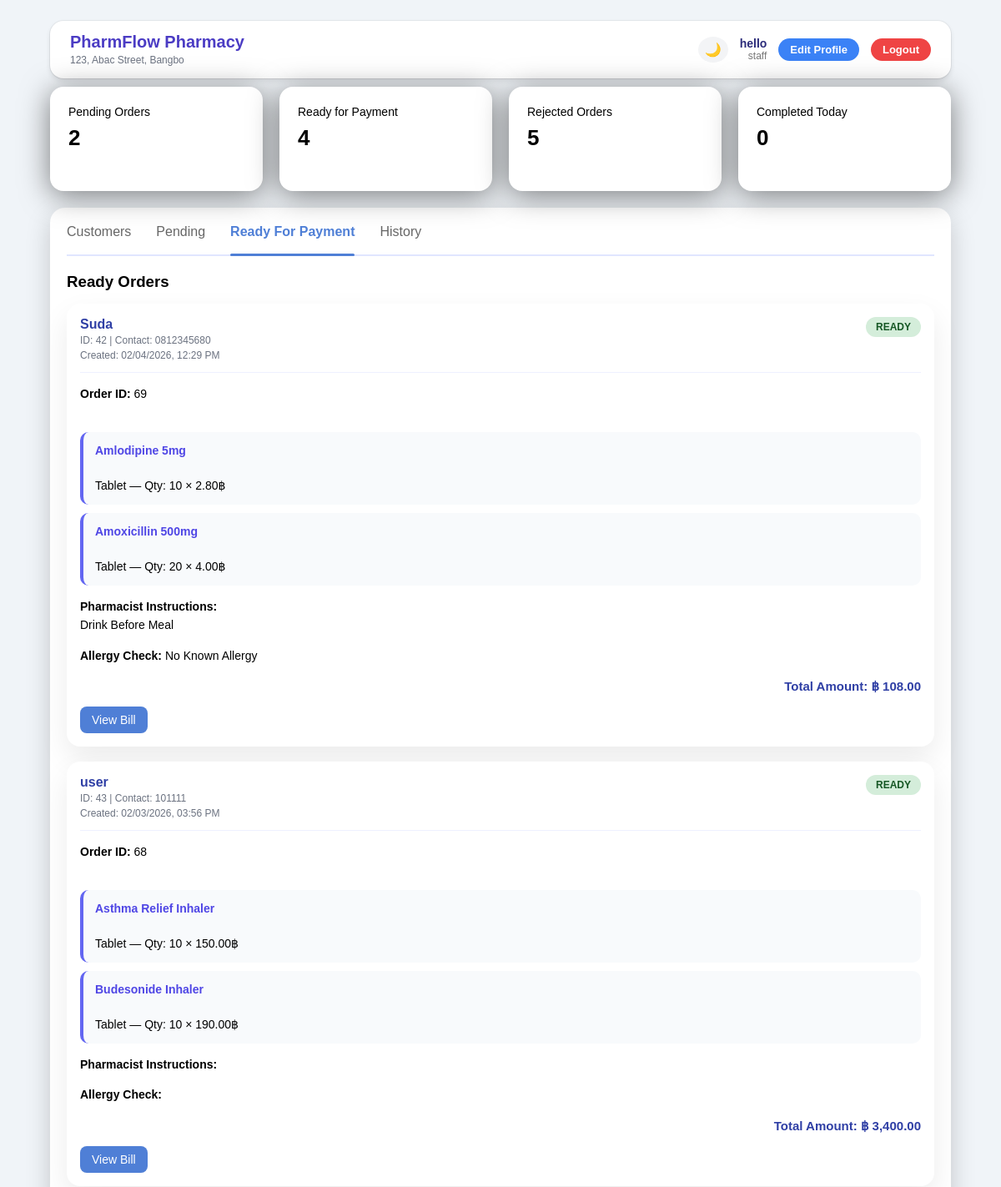
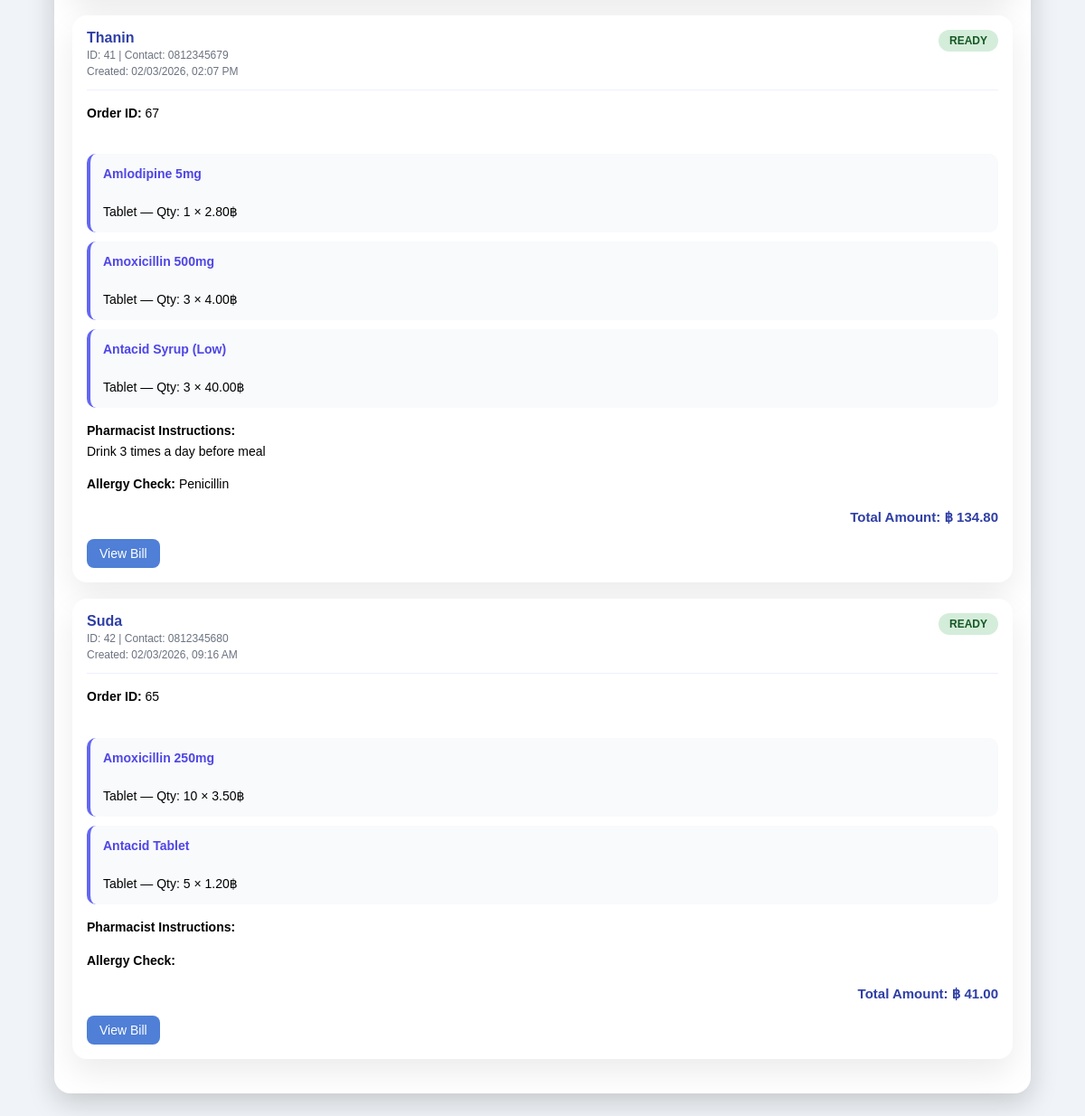
Screenshot of /staff/orders_ready.php (signed in) with the database file from the repository (2 pictures, top to bottom).
### tables this page shows
CREATE TABLE `orders` (
  `order_id` int(11) NOT NULL COMMENT 'Unique order identifier',
  `customer_id` int(11) NOT NULL COMMENT 'Foreign key: customer placing order',
  `staff_id` int(11) NOT NULL COMMENT 'Foreign key: staff member processing order',
  `pharmacist_id` int(11) DEFAULT NULL COMMENT 'Foreign key: pharmacist approving order',
  `allergy_notes` text DEFAULT NULL COMMENT 'Customer allergy information',
  `pharmacist_instructions` text DEFAULT NULL COMMENT 'Special instructions for pharmacist',
  `total_amount` decimal(10,2) DEFAULT NULL COMMENT 'Total order value in currency',
  `order_status` enum('pending','approved','rejected','completed') DEFAULT 'pending' COMMENT 'Current status of the order',
  `prescription_note` text DEFAULT NULL COMMENT 'Prescription details from doctor',
  `order_date` timestamp NOT NULL DEFAULT current_timestamp() COMMENT 'Order creation timestamp'
);

CREATE TABLE `customers` (
  `customer_id` int(11) NOT NULL COMMENT 'Unique customer identifier',
  `customer_name` varchar(100) NOT NULL COMMENT 'Full name of the customer/patient',
  `contact_number` varchar(20) DEFAULT NULL COMMENT 'Phone number for communication',
  `address` text DEFAULT NULL COMMENT 'Physical address',
  `created_at` timestamp NOT NULL DEFAULT current_timestamp() COMMENT 'Account creation date'
);

CREATE TABLE `order_items` (
  `order_id` int(11) NOT NULL COMMENT 'Foreign key: which order this item belongs to',
  `medicine_id` int(11) NOT NULL COMMENT 'Foreign key: which medicine is ordered',
  `quantity` int(11) NOT NULL COMMENT 'Number of units ordered',
  `price` decimal(10,2) NOT NULL COMMENT 'Price per unit (captured at time of order)'
);

CREATE TABLE `medicines` (
  `medicine_id` int(1) NOT NULL COMMENT 'Unique medicine identifier',
  `medicine_name` varchar(100) NOT NULL COMMENT 'Commercial/trade name of the medicine',
  `chemical_name` varchar(100) DEFAULT NULL COMMENT 'Active ingredient or generic name',
  `dosage_form` varchar(50) DEFAULT NULL COMMENT 'Form: Tablet, Syrup, Injection, Cream, Inhaler, etc.',
  `price_per_unit` decimal(10,2) NOT NULL COMMENT 'Cost per unit in currency',
  `quantity` int(11) NOT NULL COMMENT 'Current stock quantity',
  `reorder_level` int(11) NOT NULL COMMENT 'Minimum stock level before reordering',
  `expiry_date` date NOT NULL COMMENT 'Product expiration date',
  `supplier_id` int(11) DEFAULT NULL COMMENT 'Foreign key: references suppliers table',
  `created_at` timestamp NOT NULL DEFAULT current_timestamp() COMMENT 'Record creation date'
);

### staff/orders_ready.php (the view, shortened to what this page needs)
<?php
require_once "../config/db.php";
$pendingCount = $conn->query(
    "SELECT COUNT(*) AS total
     FROM orders
     WHERE order_status = 'pending'"
)->fetch_assoc()["total"] ?? 0;
$approvedCount = $conn->query(
    "SELECT COUNT(*) AS total
     FROM orders
     WHERE order_status = 'approved'"
)->fetch_assoc()["total"] ?? 0;
$completedToday = $conn->query(
    "SELECT COUNT(*) AS total
     FROM orders
     WHERE order_status = 'completed'
       AND DATE(order_date) = CURDATE()"
)->fetch_assoc()["total"] ?? 0;
$rejectedCount = $conn->query(
    "SELECT COUNT(*) AS total
     FROM orders
     WHERE order_status = 'rejected'"
)->fetch_assoc()["total"] ?? 0;
?>
<!DOCTYPE html>
<html lang="en">
<head>
    <link rel="stylesheet" href="../assets/css/style.css">
    <link rel="stylesheet" href="../assets/css/dashboard.css">
    <link rel="stylesheet" href="../assets/css/edit-profile-btn.css">
</head>
<body>
<div class="dashboard-page">
    <?php include "../includes/header.php"; ?>
    <div class="dashboard-container">
        <div class="stats-grid">
            <div class="stat-card">
                <p>Pending Orders</p>
                <h3><?= $pendingCount ?></h3>
            </div>
            <div class="stat-card">
                <p>Ready for Payment</p>
                <h3><?= $approvedCount ?></h3>
            </div>
            <div class="stat-card">
                <p>Rejected Orders</p>
                <h3><?= $rejectedCount ?></h3>
            </div>
            <div class="stat-card">
                <p>Completed Today</p>
                <h3><?= $completedToday ?></h3>
            </div>
        </div>
        <div class="panel" style="margin-top:20px;">
            <div class="tabs">
                <a href="dashboard.php">Customers</a>
                <a href="pending_orders.php">Pending</a>
                <a class="active" href="#">Ready For Payment</a>
                <a href="order_history.php">History</a>
            </div>
            <div class="panel-header">
                <h3>Ready Orders</h3>
            </div>
            <?php
            $orders = $conn->query(
                "SELECT
                    o.order_id,
                    o.order_date,
                    o.total_amount,
                    o.pharmacist_instructions,
                    o.allergy_notes,
                    c.customer_name,
                    c.contact_number,
                    c.customer_id
                 FROM orders o
                 JOIN customers c ON o.customer_id = c.customer_id
                 WHERE o.order_status = 'approved'
                 ORDER BY o.order_date DESC"
            );
            ?>
            <?php while ($o = $orders->fetch_assoc()): ?>
                <div class="pending-card">
                    <div class="pending-header">
                        <div>
                            <h4><?= htmlspecialchars($o["customer_name"]) ?></h4>
                            <small>
                                ID: <?= $o["customer_id"] ?> |
                                Contact: <?= htmlspecialchars($o["contact_number"]) ?>
                            </small><br>
                            <small>
                                Created: <?= date("m/d/Y, h:i A", strtotime($o["order_date"])) ?>
                            </small>
                        </div>
                        <span class="status-badge ready">READY</span>
                    </div>
                    <div class="pending-body">
                        <strong>Order ID:</strong> <?= $o["order_id"] ?><br><br>
                        <ul class="medicine-list">
                            <?php
                            $items = $conn->query(
                                "SELECT m.medicine_name, oi.quantity, oi.price
                                 FROM order_items oi
                                 JOIN medicines m ON oi.medicine_id = m.medicine_id
                                 WHERE oi.order_id = {$o['order_id']}"
                            );
                            while ($item = $items->fetch_assoc()):
                            ?>
                                <li>
                                    <strong><?= htmlspecialchars($item["medicine_name"]) ?></strong><br>
                                    Tablet — Qty: <?= $item["quantity"] ?> × <?= number_format($item["price"],2) ?>฿
                                </li>
                            <?php endwhile; ?>
                        </ul>
                        <p><strong>Pharmacist Instructions:</strong><br>
                            <?= nl2br(htmlspecialchars($o["pharmacist_instructions"] ?? "—")) ?>
                        </p>
                        <p><strong>Allergy Check:</strong>
                            <?= htmlspecialchars($o["allergy_notes"] ?? "—") ?>
                        </p>
                        <div class="order-total">
                            Total Amount: ฿ <?= number_format($o["total_amount"], 2) ?>
                        </div>
                        <div style="margin-top:12px;">
                            <button class="btn-primary"
                                    onclick="openBillModal(<?= $o['order_id'] ?>)">
                                View Bill
                            </button>
                        </div>
                    </div>
                </div>
            <?php endwhile; ?>
        </div>
    </div>
</div>
</body>
</html>

### assets/css/style.css (style rules this page uses)
* { box-sizing: border-box; font-family: Arial, sans-serif; }
body { margin: 0; min-height: 100vh; background: #F0F4F8; font-family: Arial, sans-serif; }
button { padding: 12px; border: none; border-radius: 10px; background: #4f7fd6; color: white; font-size: 16px; cursor: pointer; }

### assets/css/dashboard.css (style rules this page uses)
* { box-sizing: border-box; }
.dashboard-container { width: 100%; padding: 10px 60px 25px 60px; }
.dashboard-page { min-height: 100vh; }
.stats-grid { display: grid; grid-template-columns: repeat(4, 1fr); gap: 20px; margin-bottom: 10px; }
.stat-card { background: white; padding: 22px; border-radius: 16px; box-shadow: 0 5px 35px rgba(0,0,0,0.5); transition: transform 0.25s ease, box-shadow 0.25s ease; }
.stat-card p { margin: 0; font-size: 14px; }
.stat-card h3 { margin-top: 8px; font-size: 26px; }
.tabs { display: flex; gap: 30px; padding-bottom: 10px; margin-bottom: 20px; border-bottom: 2px solid #e0e6ff; }
.tabs a { text-decoration: none; color: #666; font-weight: 500; padding-bottom: 8px; position: relative; }
.tabs a.active { color: #4f7fd6; font-weight: 600; }
.tabs a.active::after { content: ""; position: absolute; left: 0; bottom: -12px; width: 100%; height: 3px; background: #4f7fd6; border-radius: 2px; }
.panel { background: white; border-radius: 18px; padding: 20px; box-shadow: 0 10px 30px rgba(0,0,0,0.18); }
.panel-header { display: flex; justify-content: space-between; align-items: center; margin-bottom: 15px; }
.panel-header h3 { margin: 0; }
.btn-primary { background: #4f7fd6; color: white; padding: 8px 14px; border-radius: 8px; text-decoration: none; font-size: 14px; }
.order-total { margin-top: 15px; font-weight: bold; }
.pending-card { background: #fff; border-radius: 14px; padding: 20px; margin-bottom: 20px; box-shadow: 0 4px 14px rgba(0,0,0,0.3); }
.pending-header { display: flex; justify-content: space-between; align-items: flex-start; border-bottom: 1px solid #eef0ff; padding-bottom: 12px; }
.pending-header h4 { margin: 0; color: #2f3fa5; }
.status-badge { padding: 4px 12px; border-radius: 999px; font-size: 12px; font-weight: bold; }
.pending-body { margin-top: 14px; font-size: 14px; }
.medicine-list { list-style: none; padding: 0; margin: 12px 0; }
.medicine-list li { background: #f8fafc; border-left: 4px solid #6366f1; padding: 12px 14px; border-radius: 10px; margin-bottom: 10px; font-size: 14px; line-height: 1.5; }
.order-total { margin-top: 10px; font-size: 15px; font-weight: 600; text-align: right; color: #2f3fa5; }
.status-badge.ready { background: #d4edda; color: #155724; }
.pending-card { background: #ffffff; border-radius: 16px; padding: 16px; margin-bottom: 18px; box-shadow: 0 15px 35px rgba(0,0,0,0.08); transition: transform 0.25s ease, box-shadow 0.25s ease; }
.pending-header { display: flex; justify-content: space-between; align-items: flex-start; margin-bottom: 12px; }
.pending-header h4 { margin: 0; font-size: 16px; font-weight: 700; }
.pending-header small { font-size: 12px; color: #6b7280; }
.pending-body { font-size: 14px; line-height: 1.6; }
.status-badge { padding: 5px 12px; border-radius: 999px; font-size: 12px; font-weight: 700; text-transform: uppercase; }
.medicine-list li strong { display: block; font-weight: 600; color: #4f46e5; }

### rows the page displays
orders: customer.customer_name "Suda", customer.customer_id "42", customer.contact_number "0812345680", order_date "02/04/2026, 12:29 PM", order_id "69", pharmacist_instructions "Drink Before Meal", allergy_notes "No Known Allergy", total_amount "108.00"
order_items: medicine.medicine_name "Amlodipine 5mg", quantity "10", price "2.80"
order_items: medicine.medicine_name "Amoxicillin 500mg", quantity "20", price "4.00"
orders: customer.customer_name "user", customer.customer_id "43", customer.contact_number "101111", order_date "02/03/2026, 03:56 PM", order_id "68", total_amount "3,400.00"
order_items: medicine.medicine_name "Asthma Relief Inhaler", quantity "10", price "150.00"
order_items: medicine.medicine_name "Budesonide Inhaler", quantity "10", price "190.00"
orders: customer.customer_name "Thanin", customer.customer_id "41", customer.contact_number "0812345679", order_date "02/03/2026, 02:07 PM", order_id "67", pharmacist_instructions "Drink 3 times a day before meal", allergy_notes "Penicillin", total_amount "134.80"
order_items: medicine.medicine_name "Amlodipine 5mg", quantity "1", price "2.80"
order_items: medicine.medicine_name "Amoxicillin 500mg", quantity "3", price "4.00"
order_items: medicine.medicine_name "Antacid Syrup (Low)", quantity "3", price "40.00"
orders: customer.customer_name "Suda", customer.customer_id "42", customer.contact_number "0812345680", order_date "02/03/2026, 09:16 AM", order_id "65", total_amount "41.00"
order_items: medicine.medicine_name "Amoxicillin 250mg", quantity "10", price "3.50"
order_items: medicine.medicine_name "Antacid Tablet", quantity "5", price "1.20"

### other values shown
$_SESSION["username"] "hello"
$_SESSION["role"] "staff"
$pendingCount "2"
$approvedCount "4"
$rejectedCount "5"
$completedToday "0"
